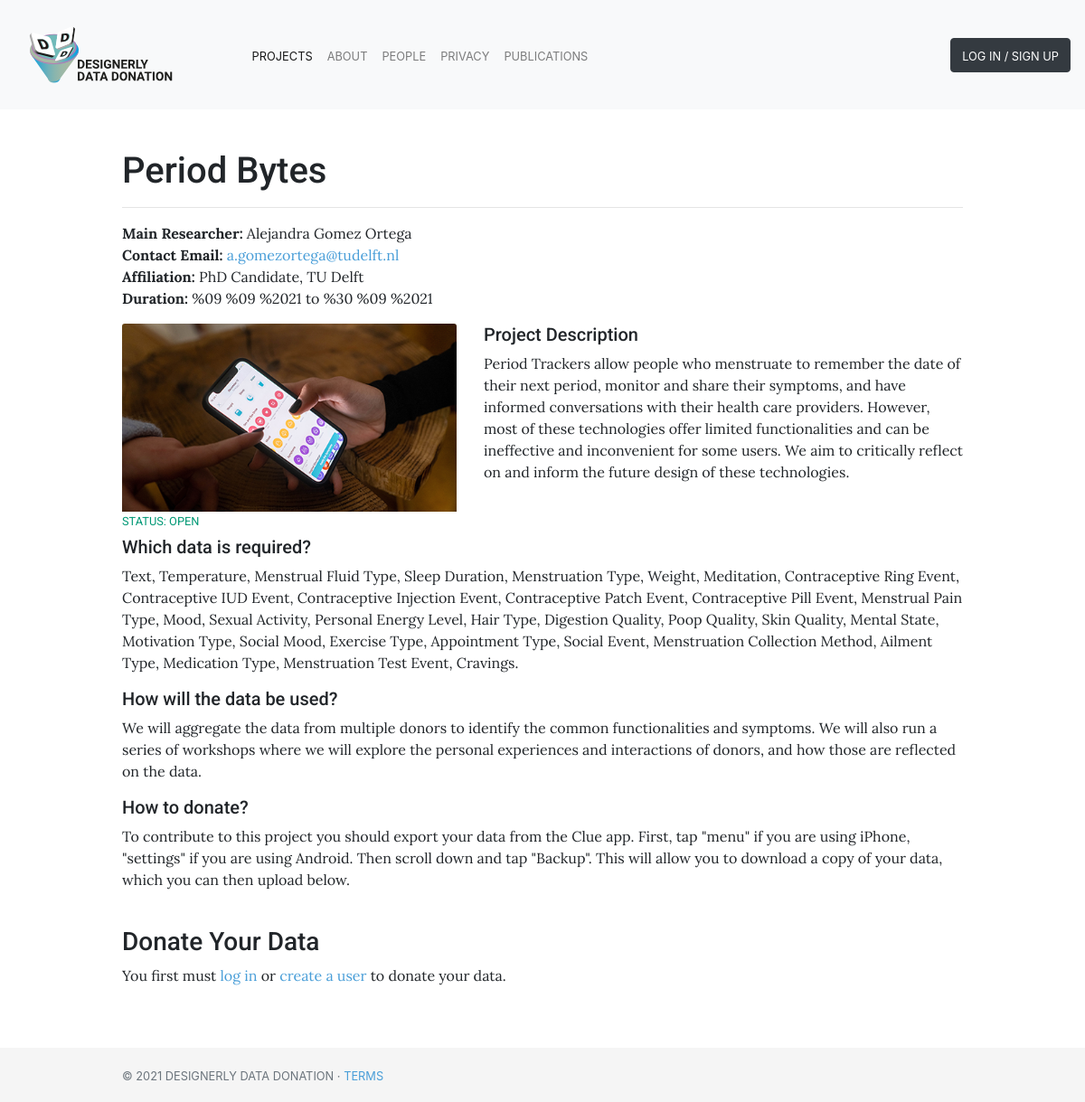
Page /project/ddd_period/ on the committed database.
### bucket_view/models.py (models this page shows)
class Project(models.Model):
    id                      = models.CharField(max_length=100, blank=False, unique=True, primary_key=True)
    user                    = models.ForeignKey(settings.AUTH_USER_MODEL, on_delete=models.CASCADE)
    researcher_name         = models.CharField(max_length=200, unique=False, default=None, null=True)
    researcher_affiliation  = models.CharField(max_length=200, unique=False, default=None, null=True)
    title                   = models.CharField(max_length=100, blank=False) # Short string field to hold project name
    description_tweet       = models.CharField(max_length=280, blank=False)  # Tweet-Like description of project
    description             = models.TextField(blank=False)  # Large string frield to hold a piece of text
    hrec                    = models.BooleanField(default=False)
    data                    = models.JSONField(blank=False, null=True)
    image                   = models.ImageField(upload_to="images", blank=True, null=True)
    start                   = models.DateField(blank=False)  # Start of project
    end                     = models.DateField(blank=False)  # End of project
    data_info               = models.TextField(blank=False, null=True)
    instructions            = models.TextField(unique=False, default=None, null=True)
    groupId                 = models.CharField(max_length=200, unique=True, default=None)
    def active(self):
        now = datetime.date.today()
        if self.start <= now and now <= self.end:
            return True
        return False

### bucket/models.py (models this page shows, shortened)
class BucketUser(AbstractBaseUser):
    email               = models.EmailField(verbose_name="email", max_length=60, unique=True)
    username            = models.CharField(max_length=30, unique=True)
    user_id             = models.CharField(max_length=60, unique=True, default=None, primary_key=True)
    date_joined         = models.DateTimeField(verbose_name="date joined", auto_now_add=True)
    last_login          = models.DateTimeField(verbose_name="last login", auto_now=True)
    thing_id            = models.CharField(max_length=200, unique=True, default=None, null=True)
    is_admin            = models.BooleanField(default=False)
    is_active           = models.BooleanField(default=True)
    is_staff            = models.BooleanField(default=False)
    is_superuser        = models.BooleanField(default=False)
    hide_email          = models.BooleanField(default=True)
    objects = BucketUserManager()
    USERNAME_FIELD = 'email' # Field to log in with
    REQUIRED_FIELDS = ['username', 'user_id'] # Required fields

### bucket_view/views.py (the view)
# urls.py: path("project/<str:pk>/", views.project_view, name="project_view"),
def project_view(request, pk):
    project = Project.objects.get(pk=pk)
    data_tuple = [(key, value[0]) for key, value in project.data.items()]
    if request.method == 'POST':
        form = DonateForm(request.POST, request.FILES, choices=data_tuple)
        if form.is_valid():
            thingId, initialized_property_dict = initialize_donation(project, request.session['token'])
            choices = form.cleaned_data['data_selection']
            data = json.load(form.cleaned_data['data'])
            data_dict = read_clue_file(data['data'], choices)
            bucket_data_dict = transform_clue_dict(data_dict)
            print(data_dict)
            print(bucket_data_dict)
            send_clue_data(thingId, bucket_data_dict, initialized_property_dict, request.session['token'])
            donation = Donation(
                    user        = request.user,
                    data = project.data,
                    project     = project,
                    updates     = form.cleaned_data['updates'],
                    participate       = form.cleaned_data['participate'],
                    consent      = form.cleaned_data['consent'],
                    thingId     = thingId,
                    propertyId  = initialized_property_dict,
                )
            donation.save()
            return render(request, "donation_view.html", {'donation': donation})
        else:
            messages.error(request, "Oops... Something went wrong. Please try again!")
            return render(request, 'project_view.html', {'project': project, 'form': form})
    else:
        form = DonateForm(choices=data_tuple)
    return render(request, 'project_view.html', {'project': project, 'form': form})

### bucket_view/templates/project_view.html (shortened to what this page needs)
{% extends "base.html" %}
{% load static %}
{% block page_content %}
<section style="padding-top: 50px; padding-bottom: 50px">
    <div class="container">
        <div style="padding-top: 20px">
        <h1>{{ project.title }}</h1>
              <hr>
            <p><b>Main Researcher:</b> {{ project.researcher_name }}<br>
                <b>Contact Email: </b><a href="mailto:{{ project.user.email }}">{{ project.user.email }}</a><br>
                <b>Affiliation:</b> {{ project.researcher_affiliation }}<br>
                <b>Duration:</b> {{project.start}} to {{ project.end }}</p>
        </div>
        <div class="row">
            <div class="col-md-5">
                <img class="card-img-top" src="{{ project.image.url }}" width="100%">
                    {% if project.active %}
                        <h6><span class="small text-uppercase" style="color:#019875">STATUS: Open</span></h6>
                    {% else %}
                       <h6><span class="small text-uppercase" style="color:#B8293D">STATUS: Closed</span></h6>
                {% endif %}
            </div>
            <div class="col-md-7">
                <h5>Project Description</h5>
                <p>{{ project.description }}</p>
            </div>
            <div class="container">
                <h5>Which data is required?</h5>
                <p>
                    {% for key, value in project.data.items %}
                           {{ value.0 }}{% if forloop.last %}.{% else %}, {%endif%}
                    {% endfor %}</p>
                <h5>How will the data be used?</h5>
                <p>{{ project.data_info }}</p>
                <h5>How to donate?</h5>
            <p>{{ project.instructions }}</p>
        </div>
        {% if project.id != 'ddd_demo' %}
            <section style="padding-top: 2.5%">
            <div class="container">
            <h3>Donate Your Data</h3>
            {% if project.active %}
                {% if not user.is_authenticated %}
                <p>You first must <a href="/bucket/login/">log in</a> or <a href="/bucket/login/">create a user</a> to donate your data.</p>
                {% endif %}
            {% else %}
                <p>This project is closed. At this time you cannot donate your data. We invite you to <a href="{% url 'project_list' %}">explore other projects</a>.</p>
            {% endif %}
            </div>
          </section>
        {% endif %}
</section>
{% endblock %}

### static/css/base.css (style rules this page uses)
p { font-family: 'Lora', Sans-Serif; }
h1, h2, h3, h4, h5, h6 { font-family: 'Roboto', Serif; }
body { margin-bottom: 60px; margin-top: 95px; }
a { color: #499ed8; }
.container { max-width: 960px; }

### rows in the picture
Project: title "Period Bytes", researcher_name "Alejandra Gomez Ortega", user.email "a.gomezortega@tudelft.nl", researcher_affiliation "PhD Candidate, TU Delft", start "%09 %09 %2021", end "%30 %09 %2021", image (picture), description "Period Trackers allow people who menstruate to remember the date of their next period, monitor and share their symptoms, and have informed conversations with their health care providers. However, most of these technologies offer limited functionalities and can be ineffective and inconvenient for some users. We aim to critically reflect on and inform the future design of these technologies.", data_info "We will aggregate the data from multiple donors to identify the common functionalities and symptoms. We will also run a series of workshops where we will explore the personal experiences and interactions of donors, and how those are reflected on the data.", instructions "To contribute to this project you should export your data from the Clue app. First, tap \"menu\" if you are using iPhone, \"settings\" if you are using Android. Then scroll down and tap \"Backup\". This will allow you to download a copy of your data, which you can then upload below."

### other values in the picture
{{ value.0 }} "Text" "Temperature" "Menstrual Fluid Type" "Sleep Duration" "Menstruation Type" "Weight" "Meditation" "Contraceptive Ring Event" "Contraceptive IUD Event" "Contraceptive Injection Event" "Contraceptive Patch Event" "Contraceptive Pill Event" "Menstrual Pain Type" "Mood" "Sexual Activity" "Personal Energy Level" "Hair Type" "Digestion Quality" "Poop Quality" "Skin Quality" "Mental State" "Motivation Type" "Social Mood" "Exercise Type" "Appointment Type" "Social Event" "Menstruation Collection Method" "Ailment Type" "Medication Type" "Menstruation Test Event" "Cravings"
